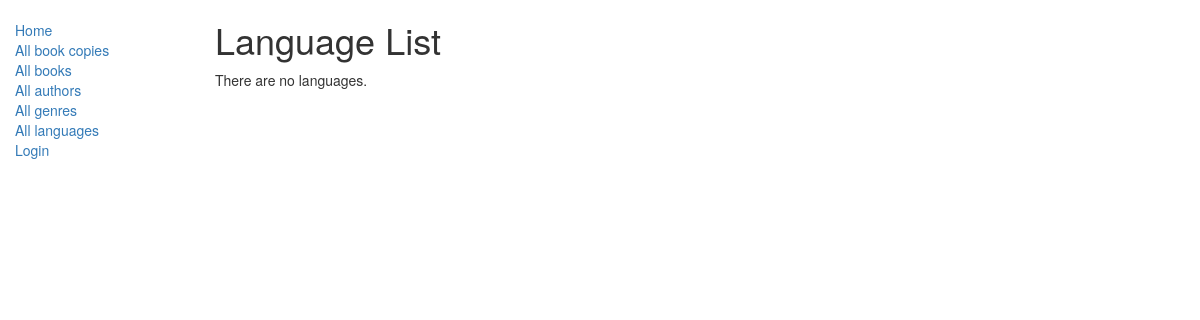
Before: /catalog/languages/ with the older database file.
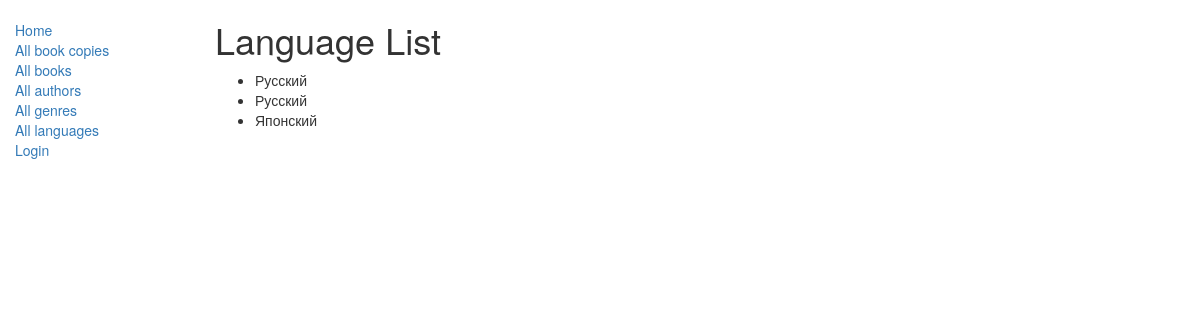
After: the same page with the newer database file.
### catalog/models.py (models this page shows, shortened)
class Language(models.Model):
    name = models.CharField(max_length=200, help_text="Enter the book's natural language")

### catalog/views.py (the view)
# urls.py: path('languages/', views.LanguageListView.as_view(), name='languages'),
class LanguageListView(generic.ListView):
    model = Language
    paginate_by = 10

### catalog/templates/catalog/language_list.html
{% extends "base_generic.html" %}
{% block content %}
  <h1>Language List</h1>
  {% if language_list %}
    <ul>
      {% for lang in language_list %}
        <li>{{ lang.name }}</li>
      {% endfor %}
    </ul>
  {% else %}
    <p>There are no languages.</p>
  {% endif %}
{% endblock %}

Changed rows visible on the page:
added Language: name "Русский"
added Language: name "Русский"
added Language: name "Японский"
Other visible differences:
text no longer shown: "There are no languages."
